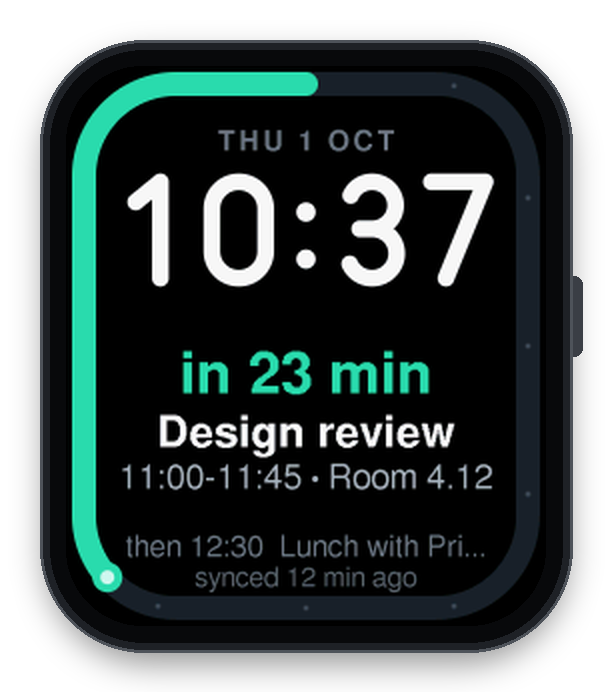
#> input picture addons/Meeting_Countdown/docs/face_23min.png, 612 x 692 px
$ python -i to_png.py   (imports and definitions only)
#> lines starting #> are read from the running program, lines starting #| are printed output that depends on the picture; after the words box and inside, x2 and y2 are one past the last pixel; in counts of white or black regions, pixels touching at a corner belong together
#> further down, picture is the input picture: PIL image 612x692 RGBA; mean R, G, B, A 18.8, 28.7, 27.6, 194.2
#!/usr/bin/env python3
"""Convert the preview PPM frames to PNG.

For each NAME.ppm in the directory this writes:
  NAME.png        the raw 240x280 frame, pixel exact
  NAME@2x.png     a 2x nearest-neighbour upscale (easier to inspect)
  NAME_frame.png  the frame inside a simple watch-body mock-up (marketplace art)
and finally progression.png, a strip of the face states side by side.
"""
import sys
from pathlib import Path
from PIL import Image, ImageDraw, ImageFilter

SCREEN_RADIUS = 38          # visible-area corner radius assumed for the mock-up
S = 2                       # mock-up scale


def framed(img):
    w, h = img.size[0] * S, img.size[1] * S
#> w = 1224; h = 1384
    bezel = 26
    margin = 40
    bw, bh = w + 2 * bezel, h + 2 * bezel
#> bw = 1276; bh = 1436
    W, H = bw + 2 * margin, bh + 2 * margin
#> W = 1356; H = 1516
    out = Image.new("RGBA", (W, H), (0, 0, 0, 0))
#> out: PIL image 1356x1516 RGBA; every value is 0
    # soft drop shadow
    sh = Image.new("RGBA", (W, H), (0, 0, 0, 0))
    ImageDraw.Draw(sh).rounded_rectangle((margin + 6, margin + 18, margin + bw - 6, margin + bh + 10),
                                         radius=104, fill=(0, 0, 0, 110))
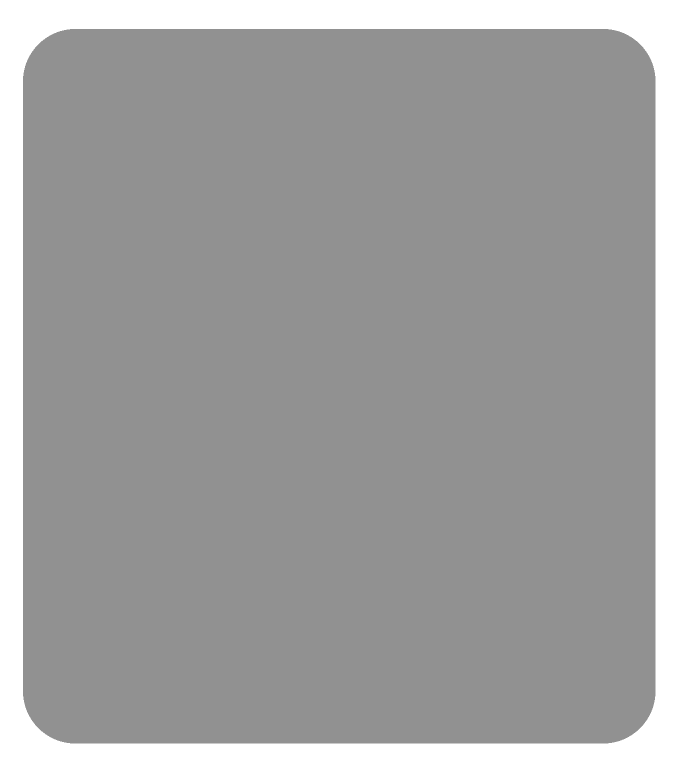
#> sh: PIL image 1356x1516 RGBA (shown at 1/2 size); mean R, G, B, A 0, 0, 0, 96.2; transparent parts drawn white
    out.alpha_composite(sh.filter(ImageFilter.GaussianBlur(16)))
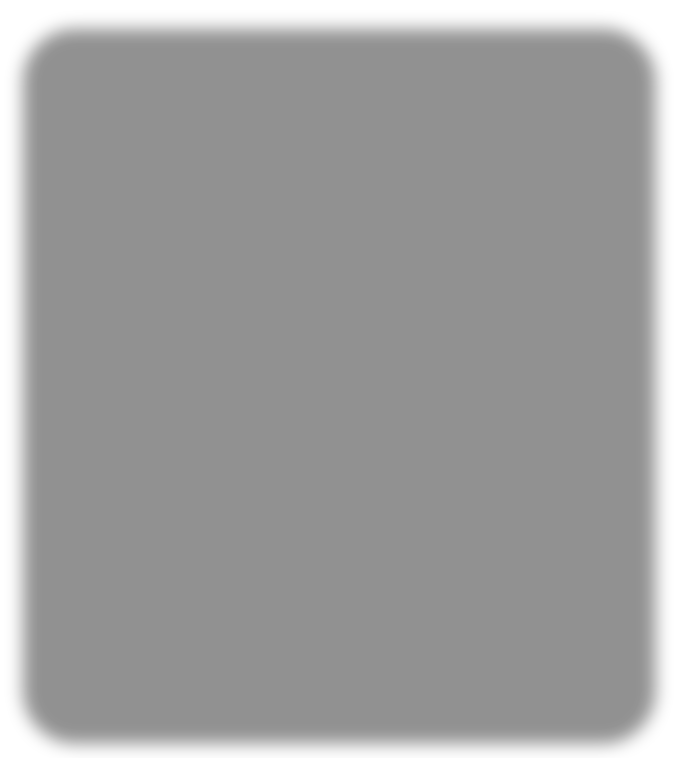
#> out: PIL image 1356x1516 RGBA (shown at 1/2 size); mean R, G, B, A 0, 0, 0, 96.2; transparent parts drawn white
    d = ImageDraw.Draw(out)
    # side button (behind the body edge)
    d.rounded_rectangle((margin + bw - 8, margin + bh // 2 - 70, margin + bw + 10, margin + bh // 2 + 10),
                        radius=8, fill=(58, 62, 69, 255))
    # body + subtle rim
    d.rounded_rectangle((margin, margin, margin + bw, margin + bh), radius=104,
                        fill=(30, 33, 38, 255), outline=(78, 83, 90, 255), width=3)
    d.rounded_rectangle((margin + 10, margin + 10, margin + bw - 10, margin + bh - 10), radius=94,
                        fill=(8, 9, 11, 255))
    screen = img.resize((w, h), Image.LANCZOS).convert("RGBA")
    mask = Image.new("L", (w, h), 0)
#> mask: PIL image 1224x1384 L; every value is 0
    ImageDraw.Draw(mask).rounded_rectangle((0, 0, w - 1, h - 1), radius=SCREEN_RADIUS * S, fill=255)
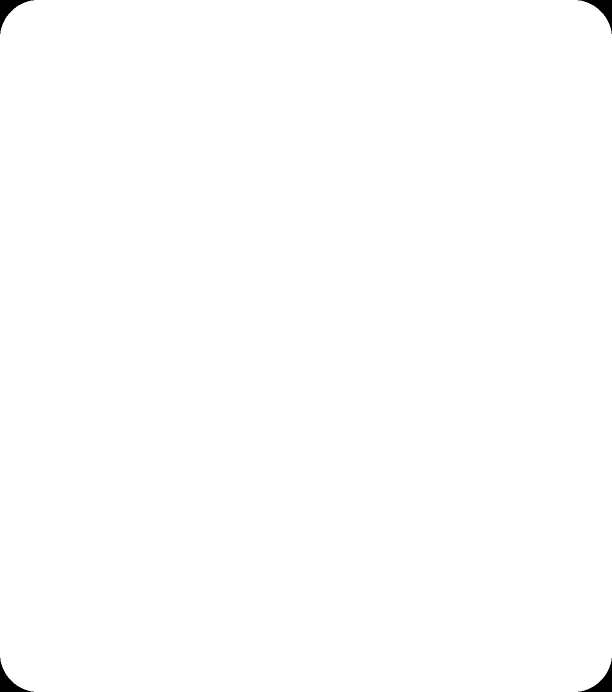
#> mask: PIL image 1224x1384 L (shown at 1/2 size); 99.7% white; 4 black regions, box (x1, y1, x2, y2) and area: (0, 0, 68, 68) 1267, (1156, 0, 1224, 68) 1267, (0, 1316, 68, 1384) 1267, (1156, 1316, 1224, 1384) 1267
    out.paste(screen, (margin + bezel, margin + bezel), mask)
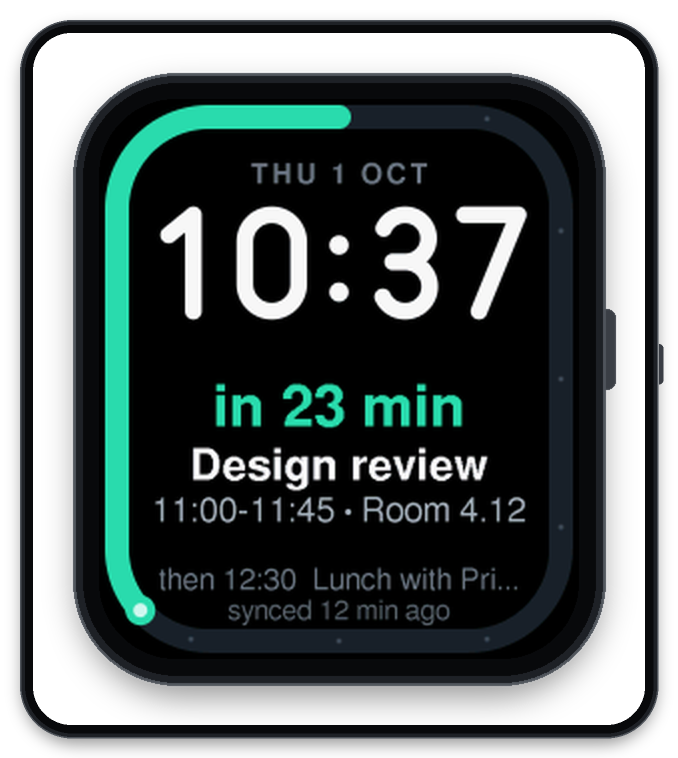
#> out: PIL image 1356x1516 RGBA (shown at 1/2 size); mean R, G, B, A 17.2, 25.5, 24.8, 178.5; transparent parts drawn white
    return out


def main():
    out = Path(sys.argv[1] if len(sys.argv) > 1 else ".")
    frames = {}
    for ppm in sorted(out.glob("*.ppm")):
        img = Image.open(ppm).convert("RGB")
        img.save(ppm.with_suffix(".png"))
        img.resize((img.size[0] * 2, img.size[1] * 2), Image.NEAREST).save(out / f"{ppm.stem}@2x.png")
        f = framed(img)
        f.save(out / f"{ppm.stem}_frame.png")
        frames[ppm.stem] = f
        ppm.unlink()
    order = ["face_far", "face_23min", "face_close", "face_final_minute", "face_meeting"]
    strip = [frames[k] for k in order if k in frames]
    if strip:
        fw, fh = strip[0].size
        scale = 0.6
        tw, th = int(fw * scale), int(fh * scale)
        sheet = Image.new("RGBA", (tw * len(strip) - 40 * (len(strip) - 1), th), (0, 0, 0, 0))
        for i, f in enumerate(strip):
            sheet.alpha_composite(f.resize((tw, th), Image.LANCZOS), (i * (tw - 40), 0))
        bg = Image.new("RGBA", sheet.size, (246, 247, 249, 255))
        bg.alpha_composite(sheet)
        bg.convert("RGB").save(out / "progression.png")
    print(f"wrote PNGs to {out}")


# [2 lines not run here, left out]

>>> from PIL import Image
>>> picture = Image.open('../../docs/face_23min.png')
>>> result = framed(picture)

$ run again, on addons/Meeting_Countdown/docs/agenda.png
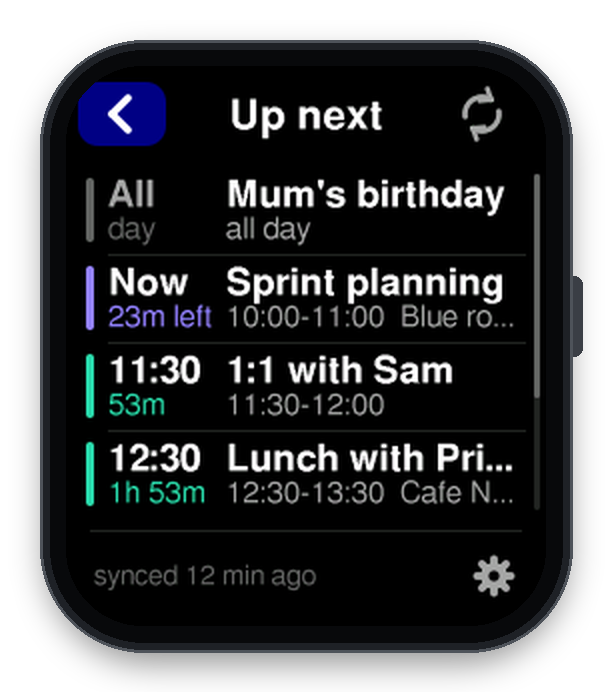
#> input picture addons/Meeting_Countdown/docs/agenda.png, 612 x 692 px
#> picture is the input picture: PIL image 612x692 RGBA; mean R, G, B, A 17.8, 19, 21, 194.2
#> in framed, `out.paste(screen, (margin + bezel, margin + bezel), mask)`:
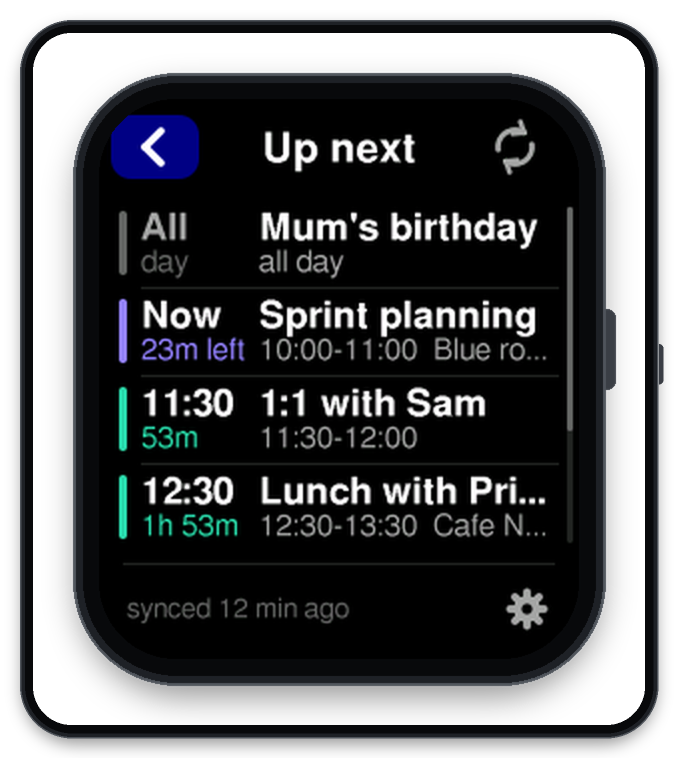
#> out: PIL image 1356x1516 RGBA (shown at 1/2 size); mean R, G, B, A 16.3, 17.4, 19.4, 178.5; transparent parts drawn white

$ run again, on addons/Meeting_Countdown/docs/agenda_syncing.png
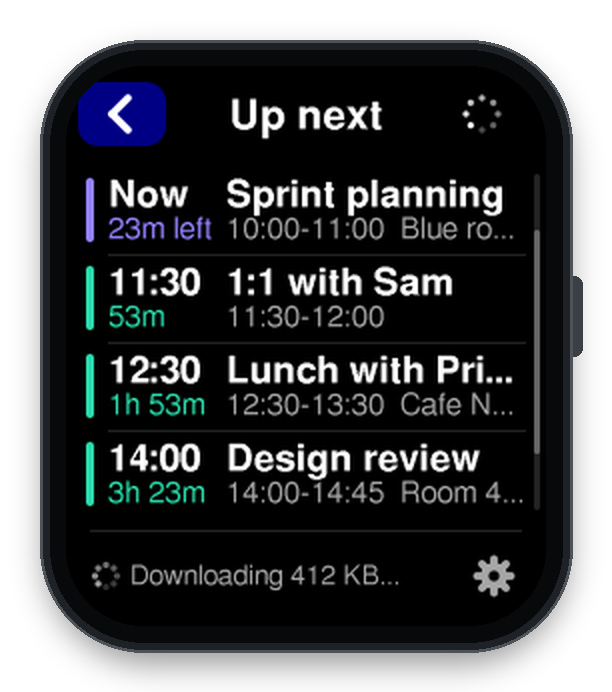
#> input picture addons/Meeting_Countdown/docs/agenda_syncing.png, 612 x 692 px
#> picture is the input picture: PIL image 612x692 RGBA; mean R, G, B, A 18.5, 20.1, 22, 194.2
#> in framed, `out.paste(screen, (margin + bezel, margin + bezel), mask)`:
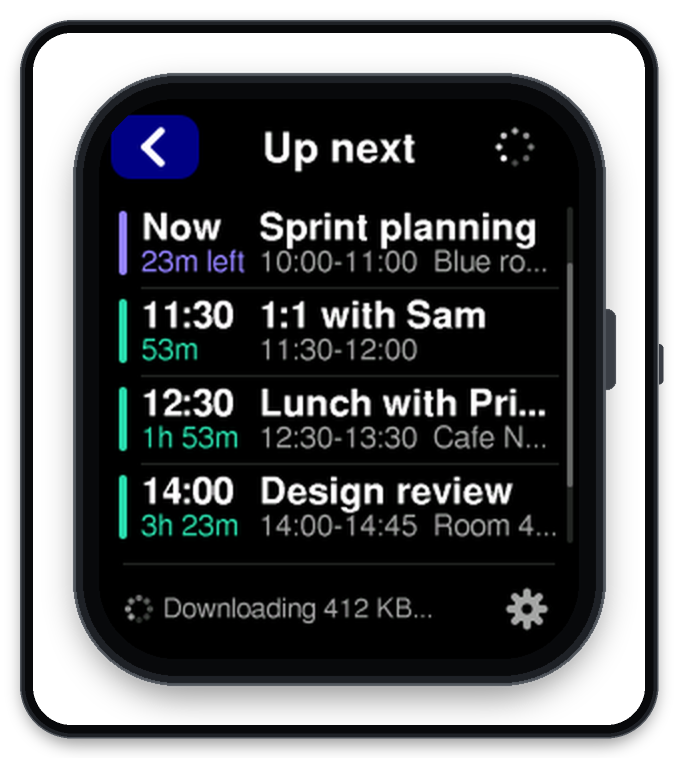
#> out: PIL image 1356x1516 RGBA (shown at 1/2 size); mean R, G, B, A 16.9, 18.4, 20.2, 178.5; transparent parts drawn white

$ run again, on addons/Meeting_Countdown/docs/alert.png
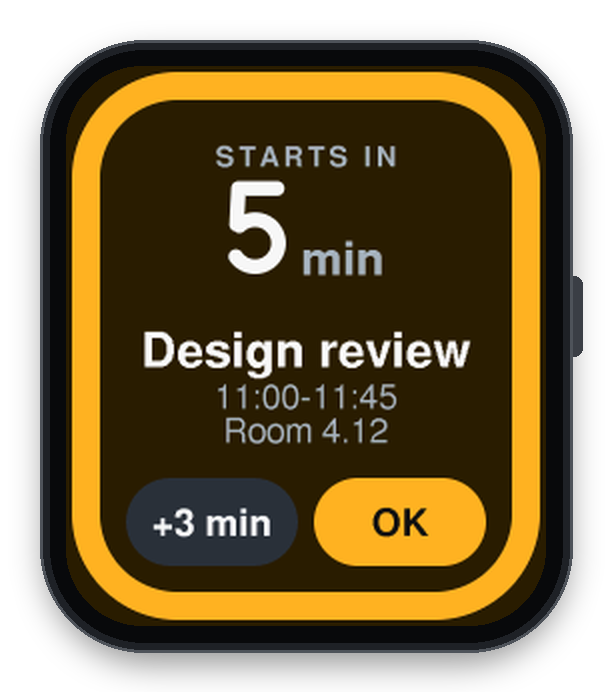
#> input picture addons/Meeting_Countdown/docs/alert.png, 612 x 692 px
#> picture is the input picture: PIL image 612x692 RGBA; mean R, G, B, A 65.2, 49.4, 17.7, 194.2
#> in framed, `out.paste(screen, (margin + bezel, margin + bezel), mask)`:
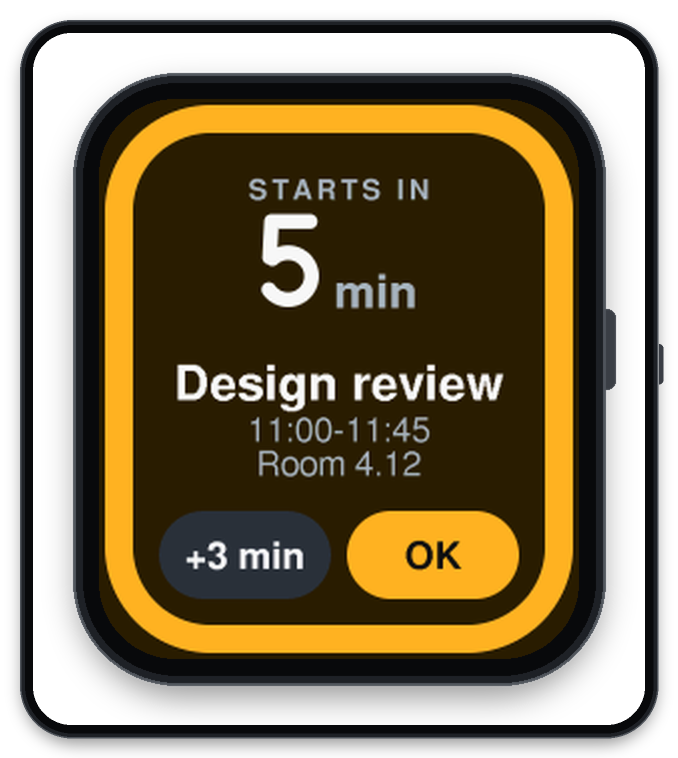
#> out: PIL image 1356x1516 RGBA (shown at 1/2 size); mean R, G, B, A 55.4, 42.5, 16.6, 178.5; transparent parts drawn white
